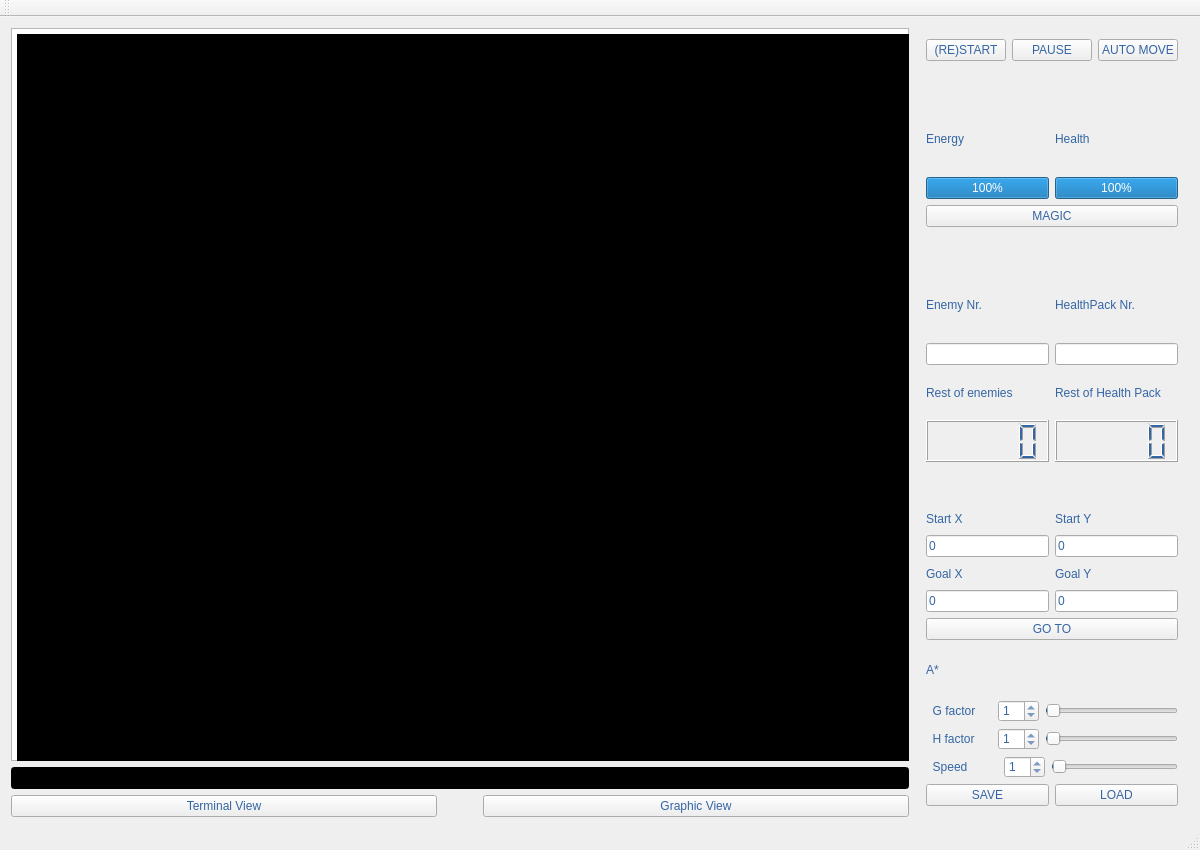
<?xml version="1.0" encoding="UTF-8"?>
<ui version="4.0">
 <class>MainWindow</class>
 <widget class="QMainWindow" name="MainWindow">
  <property name="geometry">
   <rect>
    <x>0</x>
    <y>0</y>
    <width>1200</width>
    <height>850</height>
   </rect>
  </property>
  <property name="windowTitle">
   <string>MainWindow</string>
  </property>
  <widget class="QWidget" name="centralWidget">
   <layout class="QGridLayout" name="gridLayout_3">
    <item row="0" column="0">
     <layout class="QHBoxLayout" name="horizontalLayout_9">
      <item>
       <layout class="QVBoxLayout" name="verticalLayout_4">
        <item>
         <layout class="QGridLayout" name="gridLayout_2">
          <item row="0" column="0" rowspan="2" colspan="2">
           <widget class="QGraphicsView" name="graphicsView">
            <property name="maximumSize">
             <size>
              <width>16777215</width>
              <height>16777215</height>
             </size>
            </property>
           </widget>
          </item>
          <item row="1" column="1">
           <widget class="QTextBrowser" name="terminal">
            <property name="autoFillBackground">
             <bool>false</bool>
            </property>
            <property name="styleSheet">
             <string notr="true">QTextBrowser{	
	
	background-color: rgb(0, 0, 0);
	color: rgb(88, 224, 18);
}</string>
            </property>
           </widget>
          </item>
         </layout>
        </item>
        <item>
         <widget class="QLineEdit" name="command">
          <property name="styleSheet">
           <string notr="true">QLineEdit{			
	background-color: rgb(0, 0, 0);
	color: rgb(88, 224, 18);
}</string>
          </property>
         </widget>
        </item>
        <item>
         <layout class="QHBoxLayout" name="horizontalLayout_7">
          <item>
           <widget class="QPushButton" name="pushButton_3">
            <property name="styleSheet">
             <string notr="true">QPushButton{	
		color: rgb(52, 101, 164); 
	border-color: rgb(52, 101, 164);}</string>
            </property>
            <property name="text">
             <string>Terminal View</string>
            </property>
           </widget>
          </item>
          <item>
           <spacer name="horizontalSpacer">
            <property name="orientation">
             <enum>Qt::Horizontal</enum>
            </property>
            <property name="sizeType">
             <enum>QSizePolicy::Fixed</enum>
            </property>
            <property name="sizeHint" stdset="0">
             <size>
              <width>40</width>
              <height>20</height>
             </size>
            </property>
           </spacer>
          </item>
          <item>
           <widget class="QPushButton" name="pushButton_4">
            <property name="styleSheet">
             <string notr="true">QPushButton{	
		color: rgb(52, 101, 164); 
	border-color: rgb(52, 101, 164);
}</string>
            </property>
            <property name="text">
             <string>Graphic View</string>
            </property>
           </widget>
          </item>
         </layout>
        </item>
       </layout>
      </item>
      <item>
       <widget class="QWidget" name="widget" native="true">
        <property name="sizePolicy">
         <sizepolicy hsizetype="Fixed" vsizetype="Expanding">
          <horstretch>0</horstretch>
          <verstretch>0</verstretch>
         </sizepolicy>
        </property>
        <layout class="QVBoxLayout" name="verticalLayout_10">
         <item>
          <layout class="QVBoxLayout" name="verticalLayout_9">
           <item>
            <layout class="QVBoxLayout" name="verticalLayout_13">
             <item>
              <layout class="QHBoxLayout" name="horizontalLayout_6">
               <item>
                <widget class="QPushButton" name="pushButton">
                 <property name="styleSheet">
                  <string notr="true">QPushButton{	
	color: rgb(52, 101, 164); 
	border-color: rgb(52, 101, 164);
}</string>
                 </property>
                 <property name="text">
                  <string>(RE)START</string>
                 </property>
                </widget>
               </item>
               <item>
                <widget class="QPushButton" name="pause">
                 <property name="styleSheet">
                  <string notr="true">QPushButton{	
	color: rgb(52, 101, 164); 
	border-color: rgb(52, 101, 164);
}</string>
                 </property>
                 <property name="text">
                  <string>PAUSE</string>
                 </property>
                </widget>
               </item>
               <item>
                <widget class="QPushButton" name="pushButton_2">
                 <property name="styleSheet">
                  <string notr="true">QPushButton{	
	color: rgb(52, 101, 164); 
	border-color: rgb(52, 101, 164);
}</string>
                 </property>
                 <property name="text">
                  <string>AUTO MOVE</string>
                 </property>
                </widget>
               </item>
              </layout>
             </item>
            </layout>
           </item>
           <item>
            <layout class="QHBoxLayout" name="horizontalLayout_5">
             <item>
              <layout class="QHBoxLayout" name="horizontalLayout_10">
               <item>
                <layout class="QVBoxLayout" name="verticalLayout_11">
                 <item>
                  <spacer name="verticalSpacer_5">
                   <property name="orientation">
                    <enum>Qt::Vertical</enum>
                   </property>
                   <property name="sizeType">
                    <enum>QSizePolicy::Preferred</enum>
                   </property>
                   <property name="sizeHint" stdset="0">
                    <size>
                     <width>20</width>
                     <height>40</height>
                    </size>
                   </property>
                  </spacer>
                 </item>
                 <item>
                  <widget class="QLabel" name="label_7">
                   <property name="styleSheet">
                    <string notr="true">QLabel{	
	color: rgb(52, 101, 164); 
}</string>
                   </property>
                   <property name="text">
                    <string>Energy</string>
                   </property>
                  </widget>
                 </item>
                 <item>
                  <widget class="QProgressBar" name="energybar">
                   <property name="styleSheet">
                    <string notr="true">QSpinBox{	
	color:rgb(239, 41, 41);
}</string>
                   </property>
                   <property name="value">
                    <number>100</number>
                   </property>
                  </widget>
                 </item>
                </layout>
               </item>
               <item>
                <layout class="QVBoxLayout" name="verticalLayout_12">
                 <item>
                  <spacer name="verticalSpacer_6">
                   <property name="orientation">
                    <enum>Qt::Vertical</enum>
                   </property>
                   <property name="sizeType">
                    <enum>QSizePolicy::Preferred</enum>
                   </property>
                   <property name="sizeHint" stdset="0">
                    <size>
                     <width>20</width>
                     <height>40</height>
                    </size>
                   </property>
                  </spacer>
                 </item>
                 <item>
                  <widget class="QLabel" name="label_8">
                   <property name="styleSheet">
                    <string notr="true">QLabel{	
	color: rgb(52, 101, 164); 
}</string>
                   </property>
                   <property name="text">
                    <string>Health</string>
                   </property>
                  </widget>
                 </item>
                 <item>
                  <widget class="QProgressBar" name="healthbar">
                   <property name="styleSheet">
                    <string notr="true"/>
                   </property>
                   <property name="value">
                    <number>100</number>
                   </property>
                  </widget>
                 </item>
                </layout>
               </item>
              </layout>
             </item>
            </layout>
           </item>
           <item>
            <widget class="QPushButton" name="btn_magic">
             <property name="styleSheet">
              <string notr="true">QPushButton{	
	color: rgb(52, 101, 164); 
	border-color: rgb(52, 101, 164);
}</string>
             </property>
             <property name="text">
              <string>MAGIC</string>
             </property>
            </widget>
           </item>
           <item>
            <layout class="QHBoxLayout" name="horizontalLayout_3">
             <item>
              <layout class="QVBoxLayout" name="verticalLayout_2">
               <item>
                <spacer name="verticalSpacer_3">
                 <property name="orientation">
                  <enum>Qt::Vertical</enum>
                 </property>
                 <property name="sizeType">
                  <enum>QSizePolicy::Preferred</enum>
                 </property>
                 <property name="sizeHint" stdset="0">
                  <size>
                   <width>20</width>
                   <height>40</height>
                  </size>
                 </property>
                </spacer>
               </item>
               <item>
                <widget class="QLabel" name="label_2">
                 <property name="styleSheet">
                  <string notr="true">QLabel{	
	color: rgb(52, 101, 164); 
}</string>
                 </property>
                 <property name="text">
                  <string>Enemy Nr.</string>
                 </property>
                </widget>
               </item>
               <item>
                <widget class="QLineEdit" name="EnemyInput">
                 <property name="styleSheet">
                  <string notr="true">QLineEdit
{	
	color: rgb(52, 101, 164); 
}</string>
                 </property>
                </widget>
               </item>
              </layout>
             </item>
             <item>
              <layout class="QVBoxLayout" name="verticalLayout_3">
               <item>
                <spacer name="verticalSpacer_4">
                 <property name="orientation">
                  <enum>Qt::Vertical</enum>
                 </property>
                 <property name="sizeType">
                  <enum>QSizePolicy::Preferred</enum>
                 </property>
                 <property name="sizeHint" stdset="0">
                  <size>
                   <width>20</width>
                   <height>40</height>
                  </size>
                 </property>
                </spacer>
               </item>
               <item>
                <widget class="QLabel" name="label_3">
                 <property name="styleSheet">
                  <string notr="true">QLabel{	
	color: rgb(52, 101, 164); 
}</string>
                 </property>
                 <property name="text">
                  <string>HealthPack Nr.</string>
                 </property>
                </widget>
               </item>
               <item>
                <widget class="QLineEdit" name="HealthPackInput">
                 <property name="styleSheet">
                  <string notr="true">QLineEdit
{	
	color: rgb(52, 101, 164); 
}</string>
                 </property>
                </widget>
               </item>
              </layout>
             </item>
            </layout>
           </item>
           <item>
            <layout class="QGridLayout" name="gridLayout_4">
             <item row="0" column="0">
              <layout class="QGridLayout" name="gridLayout_5">
               <item row="2" column="0">
                <widget class="QLCDNumber" name="enemyNum">
                 <property name="styleSheet">
                  <string notr="true">QLCDNumber{
	color: rgb(52, 101, 164); 
	border-color: rgb(52, 101, 164);}</string>
                 </property>
                </widget>
               </item>
               <item row="1" column="0">
                <widget class="QLabel" name="labelENum">
                 <property name="styleSheet">
                  <string notr="true">QLabel{	
	color: rgb(52, 101, 164); 
}</string>
                 </property>
                 <property name="text">
                  <string>Rest of enemies</string>
                 </property>
                </widget>
               </item>
               <item row="3" column="0">
                <spacer name="verticalSpacer">
                 <property name="orientation">
                  <enum>Qt::Vertical</enum>
                 </property>
                 <property name="sizeType">
                  <enum>QSizePolicy::Preferred</enum>
                 </property>
                 <property name="sizeHint" stdset="0">
                  <size>
                   <width>20</width>
                   <height>40</height>
                  </size>
                 </property>
                </spacer>
               </item>
              </layout>
             </item>
             <item row="0" column="1">
              <layout class="QGridLayout" name="gridLayout_6">
               <item row="2" column="0">
                <widget class="QLCDNumber" name="healthPackNum">
                 <property name="styleSheet">
                  <string notr="true">QLCDNumber{
	color: rgb(52, 101, 164); 
	border-color: rgb(52, 101, 164);}</string>
                 </property>
                </widget>
               </item>
               <item row="1" column="0">
                <widget class="QLabel" name="labelHNum">
                 <property name="styleSheet">
                  <string notr="true">QLabel{	
	color: rgb(52, 101, 164); 
}</string>
                 </property>
                 <property name="text">
                  <string>Rest of Health Pack</string>
                 </property>
                </widget>
               </item>
               <item row="3" column="0">
                <spacer name="verticalSpacer_2">
                 <property name="orientation">
                  <enum>Qt::Vertical</enum>
                 </property>
                 <property name="sizeType">
                  <enum>QSizePolicy::Preferred</enum>
                 </property>
                 <property name="sizeHint" stdset="0">
                  <size>
                   <width>20</width>
                   <height>40</height>
                  </size>
                 </property>
                </spacer>
               </item>
              </layout>
             </item>
            </layout>
           </item>
           <item>
            <layout class="QGridLayout" name="gridLayout">
             <item row="0" column="0">
              <widget class="QLabel" name="label_9">
               <property name="styleSheet">
                <string notr="true">QLabel{	
	color: rgb(52, 101, 164); 
}</string>
               </property>
               <property name="text">
                <string>Start X</string>
               </property>
              </widget>
             </item>
             <item row="4" column="0" colspan="2">
              <widget class="QPushButton" name="btn_goto">
               <property name="styleSheet">
                <string notr="true">QPushButton{	
	color: rgb(52, 101, 164); 
	border-color: rgb(52, 101, 164);
}</string>
               </property>
               <property name="text">
                <string>GO TO</string>
               </property>
              </widget>
             </item>
             <item row="1" column="1">
              <widget class="QLineEdit" name="starty">
               <property name="styleSheet">
                <string notr="true">QLineEdit{	
	color: rgb(52, 101, 164); 
}</string>
               </property>
               <property name="text">
                <string>0</string>
               </property>
              </widget>
             </item>
             <item row="3" column="0">
              <widget class="QLineEdit" name="gotox">
               <property name="styleSheet">
                <string notr="true">QLineEdit{	
	color: rgb(52, 101, 164); 
}</string>
               </property>
               <property name="text">
                <string>0</string>
               </property>
              </widget>
             </item>
             <item row="1" column="0">
              <widget class="QLineEdit" name="startx">
               <property name="styleSheet">
                <string notr="true">QLineEdit
{	
	color: rgb(52, 101, 164); 
}</string>
               </property>
               <property name="text">
                <string>0</string>
               </property>
              </widget>
             </item>
             <item row="2" column="0">
              <widget class="QLabel" name="label_11">
               <property name="styleSheet">
                <string notr="true">QLabel{	
	color: rgb(52, 101, 164); 
}</string>
               </property>
               <property name="text">
                <string>Goal X</string>
               </property>
              </widget>
             </item>
             <item row="0" column="1">
              <widget class="QLabel" name="label_10">
               <property name="styleSheet">
                <string notr="true">QLabel{	
	color: rgb(52, 101, 164); 
}</string>
               </property>
               <property name="text">
                <string>Start Y</string>
               </property>
              </widget>
             </item>
             <item row="3" column="1">
              <widget class="QLineEdit" name="gotoy">
               <property name="styleSheet">
                <string notr="true">QLineEdit{	
	color: rgb(52, 101, 164); 
}</string>
               </property>
               <property name="text">
                <string>0</string>
               </property>
              </widget>
             </item>
             <item row="2" column="1">
              <widget class="QLabel" name="label_12">
               <property name="styleSheet">
                <string notr="true">QLabel{	
	color: rgb(52, 101, 164); 
}</string>
               </property>
               <property name="text">
                <string>Goal Y</string>
               </property>
              </widget>
             </item>
            </layout>
           </item>
           <item>
            <layout class="QVBoxLayout" name="verticalLayout_7">
             <item>
              <layout class="QVBoxLayout" name="verticalLayout_6">
               <item>
                <widget class="QLabel" name="label_6">
                 <property name="styleSheet">
                  <string notr="true">QLabel{	
	color: rgb(52, 101, 164); 
}</string>
                 </property>
                 <property name="text">
                  <string>A*</string>
                 </property>
                </widget>
               </item>
               <item>
                <layout class="QVBoxLayout" name="verticalLayout">
                 <item>
                  <layout class="QHBoxLayout" name="horizontalLayout_4">
                   <item>
                    <widget class="QLabel" name="label_5">
                     <property name="styleSheet">
                      <string notr="true">QLabel{	
	color: rgb(52, 101, 164); 
}</string>
                     </property>
                     <property name="text">
                      <string>  G factor     </string>
                     </property>
                     <property name="textFormat">
                      <enum>Qt::PlainText</enum>
                     </property>
                    </widget>
                   </item>
                   <item>
                    <widget class="QSpinBox" name="g_box">
                     <property name="styleSheet">
                      <string notr="true">QSpinBox{	
	color: rgb(52, 101, 164); 
}</string>
                     </property>
                     <property name="value">
                      <number>1</number>
                     </property>
                    </widget>
                   </item>
                   <item>
                    <widget class="QSlider" name="g_slider">
                     <property name="pageStep">
                      <number>1</number>
                     </property>
                     <property name="value">
                      <number>1</number>
                     </property>
                     <property name="sliderPosition">
                      <number>1</number>
                     </property>
                     <property name="tracking">
                      <bool>false</bool>
                     </property>
                     <property name="orientation">
                      <enum>Qt::Horizontal</enum>
                     </property>
                     <property name="invertedAppearance">
                      <bool>false</bool>
                     </property>
                     <property name="invertedControls">
                      <bool>true</bool>
                     </property>
                    </widget>
                   </item>
                  </layout>
                 </item>
                 <item>
                  <layout class="QHBoxLayout" name="horizontalLayout_2">
                   <item>
                    <widget class="QLabel" name="label_4">
                     <property name="styleSheet">
                      <string notr="true">QLabel{	
	color: rgb(52, 101, 164); 
}</string>
                     </property>
                     <property name="text">
                      <string>  H factor     </string>
                     </property>
                    </widget>
                   </item>
                   <item>
                    <widget class="QSpinBox" name="h_box">
                     <property name="styleSheet">
                      <string notr="true">QSpinBox{	
	color: rgb(52, 101, 164); 
}</string>
                     </property>
                     <property name="value">
                      <number>1</number>
                     </property>
                    </widget>
                   </item>
                   <item>
                    <widget class="QSlider" name="h_slider">
                     <property name="pageStep">
                      <number>1</number>
                     </property>
                     <property name="value">
                      <number>1</number>
                     </property>
                     <property name="sliderPosition">
                      <number>1</number>
                     </property>
                     <property name="tracking">
                      <bool>false</bool>
                     </property>
                     <property name="orientation">
                      <enum>Qt::Horizontal</enum>
                     </property>
                     <property name="invertedAppearance">
                      <bool>false</bool>
                     </property>
                     <property name="invertedControls">
                      <bool>true</bool>
                     </property>
                    </widget>
                   </item>
                  </layout>
                 </item>
                </layout>
               </item>
              </layout>
             </item>
             <item>
              <layout class="QHBoxLayout" name="horizontalLayout">
               <item>
                <widget class="QLabel" name="label">
                 <property name="styleSheet">
                  <string notr="true">QLabel{	
	color: rgb(52, 101, 164); 
}</string>
                 </property>
                 <property name="text">
                  <string>  Speed         </string>
                 </property>
                </widget>
               </item>
               <item>
                <widget class="QSpinBox" name="speed_box">
                 <property name="styleSheet">
                  <string notr="true">QSpinBox{	
	color: rgb(52, 101, 164); 
}</string>
                 </property>
                 <property name="value">
                  <number>1</number>
                 </property>
                </widget>
               </item>
               <item>
                <widget class="QSlider" name="speed_slider_bar">
                 <property name="styleSheet">
                  <string notr="true">QSpinBox{	
	color: rgb(52, 101, 164); 
}</string>
                 </property>
                 <property name="pageStep">
                  <number>1</number>
                 </property>
                 <property name="value">
                  <number>1</number>
                 </property>
                 <property name="sliderPosition">
                  <number>1</number>
                 </property>
                 <property name="tracking">
                  <bool>false</bool>
                 </property>
                 <property name="orientation">
                  <enum>Qt::Horizontal</enum>
                 </property>
                 <property name="invertedAppearance">
                  <bool>false</bool>
                 </property>
                 <property name="invertedControls">
                  <bool>true</bool>
                 </property>
                </widget>
               </item>
              </layout>
             </item>
            </layout>
           </item>
           <item>
            <layout class="QHBoxLayout" name="horizontalLayout_8">
             <item>
              <widget class="QPushButton" name="save">
               <property name="styleSheet">
                <string notr="true">QPushButton{		
color: rgb(52, 101, 164); 
	border-color: rgb(52, 101, 164);
}</string>
               </property>
               <property name="text">
                <string>SAVE</string>
               </property>
              </widget>
             </item>
             <item>
              <widget class="QPushButton" name="load">
               <property name="styleSheet">
                <string notr="true">QPushButton{	
		color: rgb(52, 101, 164); 
	border-color: rgb(52, 101, 164);
}</string>
               </property>
               <property name="text">
                <string>LOAD</string>
               </property>
              </widget>
             </item>
            </layout>
           </item>
          </layout>
         </item>
        </layout>
       </widget>
      </item>
     </layout>
    </item>
   </layout>
  </widget>
  <widget class="QToolBar" name="mainToolBar">
   <attribute name="toolBarArea">
    <enum>TopToolBarArea</enum>
   </attribute>
   <attribute name="toolBarBreak">
    <bool>false</bool>
   </attribute>
  </widget>
  <widget class="QMenuBar" name="menuBar">
   <property name="geometry">
    <rect>
     <x>0</x>
     <y>0</y>
     <width>1200</width>
     <height>28</height>
    </rect>
   </property>
  </widget>
  <widget class="QStatusBar" name="statusBar"/>
 </widget>
 <layoutdefault spacing="6" margin="11"/>
 <resources/>
 <connections/>
</ui>
